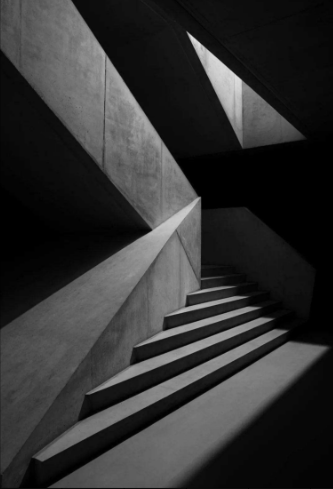
#> input picture computer_vision/基元检测/jiyuanjiance/基元检测/SUSAN算子/Hough-transform.png, 333 x 489 px
$ python 'Hough-tansform-检测直线圆椭圆.py'
#> lines starting #> are read from the running program, lines starting #| are printed output that depends on the picture; after the words box and inside, x2 and y2 are one past the last pixel; in counts of white or black regions, pixels touching at a corner belong together
# -*- coding: utf-8 -*-
"""
教学示例：Hough-tansform-检测直线圆椭圆

- 功能：演示 基元检测 中与“Hough-tansform-检测直线圆椭圆”相关的核心流程。
- 主要数据结构：通常使用 numpy 数组保存图像矩阵，必要时再用列表或字典保存统计结果。
- 这样设置的原因：把参数、卷积核和阈值显式写出来，便于零基础同学逐行观察修改前后的效果。
"""
from pathlib import Path

import cv2
import numpy as np


BASE_DIR = Path(__file__).resolve().parent

def local_path(name: str) -> str:
    """返回脚本目录下的资源路径，避免依赖当前工作目录。"""
    return str(BASE_DIR / name)
# [27 lines left out: function create_test_image, not called in this run]


def detect_lines(image):
    """
    函数1: 哈夫变换检测直线

    参数:
        image: 输入图像

    返回:
        result: 标记了直线的图像
        lines: 检测到的直线参数
    """
    print("\n" + "=" * 60)
    print("函数1: 哈夫直线检测")
    print("=" * 60)

    gray = cv2.cvtColor(image, cv2.COLOR_BGR2GRAY)
    edges = cv2.Canny(gray, 50, 150, apertureSize=3)

    # 标准哈夫变换检测直线
    lines = cv2.HoughLines(edges, 1, np.pi / 180, 150)

    result = image.copy()

    if lines is not None:
        print(f"检测到 {len(lines)} 条直线")
        for i, line in enumerate(lines):
            rho, theta = line[0]
            a = np.cos(theta)
            b = np.sin(theta)
            x0 = a * rho
            y0 = b * rho
            x1 = int(x0 + 1000 * (-b))
            y1 = int(y0 + 1000 * (a))
            x2 = int(x0 - 1000 * (-b))
            y2 = int(y0 - 1000 * (a))

            # 用不同颜色画直线
            color = (0, 0, 255)  # 红色
            cv2.line(result, (x1, y1), (x2, y2), color, 2)
    else:
        print("未检测到直线")

    return result, lines


def detect_circles(image):
    """
    函数2: 哈夫变换检测圆

    参数:
        image: 输入图像

    返回:
        result: 标记了圆的图像
        circles: 检测到的圆参数
    """
    print("\n" + "=" * 60)
    print("函数2: 哈夫圆检测")
    print("=" * 60)

    gray = cv2.cvtColor(image, cv2.COLOR_BGR2GRAY)
    blurred = cv2.medianBlur(gray, 5)

    # 哈夫圆检测
    circles = cv2.HoughCircles(blurred, cv2.HOUGH_GRADIENT, 1, 20,
                               param1=50, param2=30, minRadius=10, maxRadius=100)
    # #
    # circles = cv2.HoughCircles(blurred, cv2.HOUGH_GRADIENT, 1, 30,
    #                            param1=100, param2=50,  # 提高阈值
    #                            minRadius=15, maxRadius=150)

    result = image.copy()

    if circles is not None:
        circles = np.uint16(np.around(circles))
        num_circles = circles.shape[1]
        print(f"检测到 {num_circles} 个圆")

        for i, circle in enumerate(circles[0, :]):
            center = (circle[0], circle[1])
            radius = circle[2]

            # 画圆心（红色）
            cv2.circle(result, center, 1, (0, 0, 255), 3)
            # 画圆（绿色）
            cv2.circle(result, center, radius, (0, 255, 0), 2)
    else:
        print("未检测到圆")
        circles = None

    return result, circles


def detect_ellipses(image):
    """
    函数3: 检测椭圆（OpenCV没有直接的哈夫椭圆变换，使用轮廓拟合）

    参数:
        image: 输入图像

    返回:
        result: 标记了椭圆的图像
        ellipses: 检测到的椭圆参数
    """
    print("\n" + "=" * 60)
    print("函数3: 椭圆检测（基于轮廓拟合）")
    print("=" * 60)

    gray = cv2.cvtColor(image, cv2.COLOR_BGR2GRAY)
    _, binary = cv2.threshold(gray, 127, 255, cv2.THRESH_BINARY)

    # 查找轮廓
    contours, _ = cv2.findContours(binary, cv2.RETR_EXTERNAL, cv2.CHAIN_APPROX_SIMPLE)

    result = image.copy()
    ellipses = []

    print(f"找到 {len(contours)} 个轮廓")

    for i, contour in enumerate(contours):
        # 过滤太小的轮廓
        if len(contour) < 5:
            continue

        # 拟合椭圆
        try:
            ellipse = cv2.fitEllipse(contour)
            ellipses.append(ellipse)

            # 画椭圆（蓝色）
            cv2.ellipse(result, ellipse, (255, 0, 0), 2)

            # 画中心点（红色）
            center = (int(ellipse[0][0]), int(ellipse[0][1]))
            cv2.circle(result, center, 3, (0, 0, 255), -1)

        except:
            continue

    print(f"检测到 {len(ellipses)} 个椭圆")

    return result, ellipses


# [39 lines left out: function detect_ellipses_hough_like, not called in this run]


def main():
    """主函数 - 调用三个检测函数"""

    # # 创建测试图像
    # print("创建测试图像...")
    # img = create_test_image()
    # original = img.copy()
    # 读取图像
    img = cv2.imread(local_path("Hough-transform.png"))
#> img is the input picture: shape (489, 333, 3); min 0, max 223, mean 49.8
    # img = cv2.imread('circle.png')
    if img is None:
        print(f"错误：无法读取图像 {local_path('Hough-transform.png')}")
        return

    original = img.copy()
    print(f"图像尺寸: {img.shape}")
#| 图像尺寸: (489, 333, 3)


    # 显示原始图像
    cv2.imshow('0. 原始图像', original)

    # 1. 调用直线检测函数
    line_result, lines = detect_lines(img)
#> in detect_lines, `edges = cv2.Canny(gray, 50, 150, apertureSize=3)`:
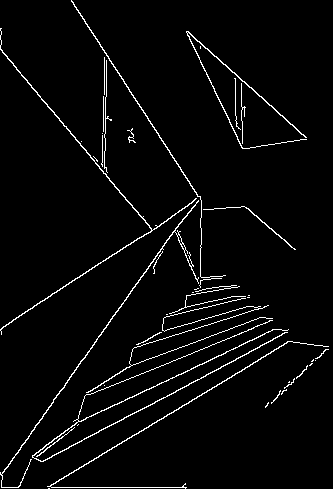
#> edges: shape (489, 333); 3.3% white in thin lines or dots
#> in detect_lines, `lines = cv2.HoughLines(edges, 1, np.pi / 180, 150)`: lines = [[427, 1.08], [274, 0.611], [31, 2.44], [441, 1.03], [-59, 2.57], [275, 0.995], [415, 1.13], [277, 0.628], [399, 1.19], [487, 1.57]]
#| 检测到 10 条直线
#> the loop in detect_lines, `for i, line in enumerate(lines):` made 10 passes
#> (rho, theta, a, b, x0, y0, x1, y1) on passes 1 to 10: (427, 1.08, 0.469, 0.883, 200.5, 377, -682, 846), (274, 0.611, 0.819, 0.574, 224.4, 157.2, -349, 976), (31, 2.44, -0.766, 0.643, -23.75, 19.93, -666, -746), (441, 1.03, 0.515, 0.857, 227.1, 378, -630, 893), (-59, 2.57, -0.839, 0.545, 49.48, -32.13, -495, -870), (275, 0.995, 0.545, 0.839, 149.8, 230.6, -688, 775), (415, 1.13, 0.423, 0.906, 175.4, 376.1, -730, 798), (277, 0.628, 0.809, 0.588, 224.1, 162.8, -363, 971), (399, 1.19, 0.375, 0.927, 149.5, 369.9, -777, 744), (487, 1.57, -4.37e-08, 1, -2.13e-05, 487, -1000, 486)
#> after the loop in detect_lines, `for i, line in enumerate(lines):`:
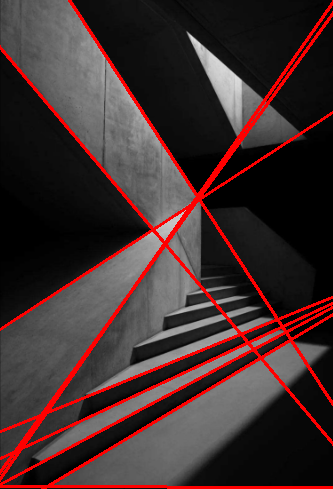
#> result: shape (489, 333, 3); 7.71% of pixels changed, all inside (x1, y1, x2, y2) = (0, 0, 333, 489)
    cv2.imshow('1. 直线检测', line_result)

    # 2. 调用圆检测函数
    circle_result, circles = detect_circles(img)
#> in detect_circles, `circles = cv2.HoughCircles(blurred, cv2.HOUGH_GRADIENT, 1, 20, param1=..`: circles = [[230.5, 286.5, 79.5], [214.5, 273.5, 71.9], [228.5, 253.5, 46.3], [179.5, 307.5, 49.9], [202.5, 337.5, 34.2], [214.5, 304.5, 29.1], [149.5, 313.5, 28.4], [185.5, 285.5, 41.9], [235.5, 314.5, 18.5], [208.5, 372.5, 15]]
#> in detect_circles, `circles = np.uint16(np.around(circles))`: circles = [[230, 286, 80], [214, 274, 72], [228, 254, 46], [180, 308, 50], [202, 338, 34], [214, 304, 29], [150, 314, 28], [186, 286, 42], [236, 314, 18], [208, 372, 15]]
#| 检测到 10 个圆
#> the loop in detect_circles, `for i, circle in enumerate(circles[0, :]):` made 10 passes
#> after the loop in detect_circles, `for i, circle in enumerate(circles[0, :]):`:
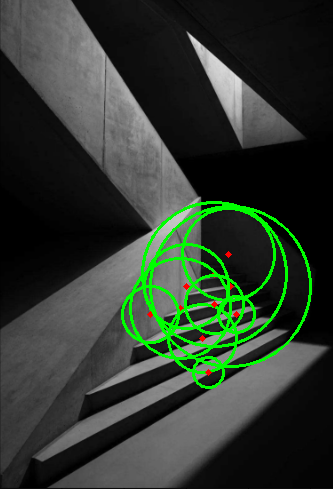
#> result: shape (489, 333, 3); 4.38% of pixels changed, all inside (x1, y1, x2, y2) = (121, 201, 312, 389)
    cv2.imshow('2. 圆检测', circle_result)

    # 3. 调用椭圆检测函数
    ellipse_result, ellipses = detect_ellipses(img)
#> in detect_ellipses, `_, binary = cv2.threshold(gray, 127, 255, cv2.THRESH_BINARY)`: binary: shape (489, 333); 7.7% white; 81 white regions (66 under 20 px)
#> in detect_ellipses, `contours, _ = cv2.findContours(binary, cv2.RETR_EXTERNAL, cv2.CHAIN_AP..`: contours = 81 contours, 69 with area under 20; largest, box (x1, y1, x2, y2) and area: (115, 197, 200, 282) 2107, (187, 32, 253, 129) 1700, (105, 57, 161, 158) 1688, (139, 334, 272, 408) 1363, (75, 18, 106, 113) 1207
#| 找到 81 个轮廓
#> the loop in detect_ellipses, `for i, contour in enumerate(contours):` made 81 passes
#> contour on passes 2, 3, 4, 5, 6, 7, 8, 9, 13, 16, 17, 18: [[138, 401], [139, 401]], [[92, 392]], [[94, 391]], [[223, 384], [222, 385]], [[253, 383]], [[226, 383]], [[257, 378], [259, 378]], [[249, 372], [250, 372]], [[168, 308]], [[171, 302], [171, 303]], [[164, 301]], [[171, 300], [172, 300]]
#> (ellipse, center) on passes 1, 10, 11, 12, 14, 15: (((134.3, 408.9), (3.36, 8.98), 53.69), (134, 408)), (((245.4, 375.8), (9.26, 26.43), 74.89), (245, 375)), (((177.7, 382.3), (11.46, 213.2), 63.24), (177, 382)), (((166.5, 357.8), (8.79, 215.7), 68.31), (166, 357)), (((190.8, 326.2), (5.83, 136.3), 72.88), (190, 326)), (((163.7, 306.6), (4.63, 7.81), 156.4), (163, 306))
#> after the loop in detect_ellipses, `for i, contour in enumerate(contours):`:
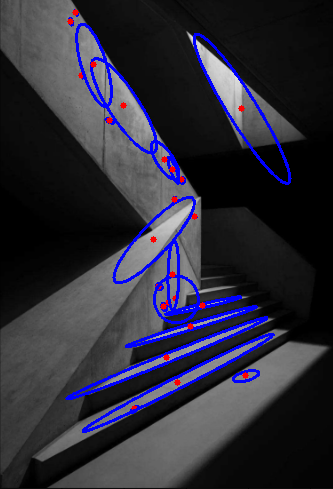
#> result: shape (489, 333, 3); 5.48% of pixels changed, all inside (x1, y1, x2, y2) = (65, 9, 292, 433)
#> after the loop in detect_ellipses, `for i, contour in enumerate(contours):`: ellipses = 24 items
#| 检测到 24 个椭圆
#> ellipses = 24 items
    cv2.imshow('3. 椭圆检测', ellipse_result)

    # 可选：使用备选椭圆检测
    # ellipse_result2, ellipses2 = detect_ellipses_hough_like(img)
    # cv2.imshow('3b. 椭圆检测(备选)', ellipse_result2)

    # 创建合并结果图
    combined = original.copy()

    # 画直线（红色）
    if lines is not None:
        for line in lines:
            rho, theta = line[0]
            a = np.cos(theta)
            b = np.sin(theta)
            x0 = a * rho
            y0 = b * rho
            x1 = int(x0 + 1000 * (-b))
            y1 = int(y0 + 1000 * (a))
            x2 = int(x0 - 1000 * (-b))
            y2 = int(y0 - 1000 * (a))
            cv2.line(combined, (x1, y1), (x2, y2), (0, 0, 255), 1)
#> this loop made 10 passes
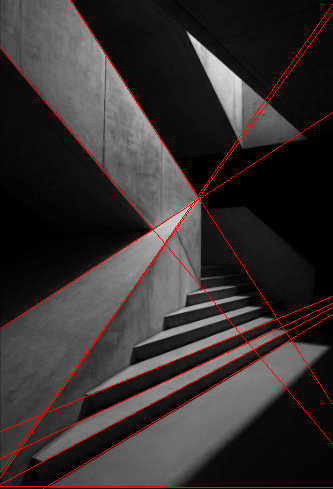
#> combined: shape (489, 333, 3); 2.23% of pixels changed, all inside (x1, y1, x2, y2) = (0, 0, 333, 489)

    # 画圆（绿色）
    if circles is not None:
        for circle in circles[0, :]:
            center = (circle[0], circle[1])
            radius = circle[2]
            cv2.circle(combined, center, radius, (0, 255, 0), 1)
#> this loop made 10 passes
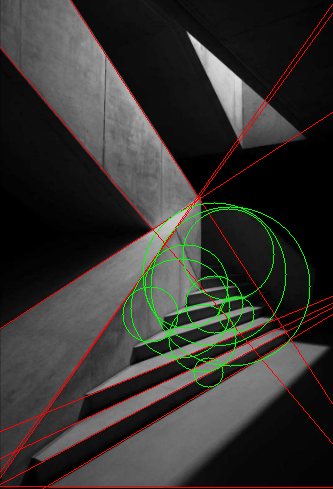
#> combined: shape (489, 333, 3); 1.38% of pixels changed, all inside (x1, y1, x2, y2) = (122, 202, 311, 388)

    # 画椭圆（蓝色）
    for ellipse in ellipses:
        cv2.ellipse(combined, ellipse, (255, 0, 0), 1)
#> this loop made 24 passes
#> ellipse on passes 1 to 12: ((134.3, 408.9), (3.36, 8.98), 53.69), ((245.4, 375.8), (9.26, 26.43), 74.89), ((177.7, 382.3), (11.46, 213.2), 63.24), ((166.5, 357.8), (8.79, 215.7), 68.31), ((190.8, 326.2), (5.83, 136.3), 72.88), ((163.7, 306.6), (4.63, 7.81), 156.4), ((168.3, 302.9), (2.39, 5.75), 167.9), ((202.8, 305.2), (3.94, 76.77), 76.68), ((158.9, 286.2), (5.9, 6.47), 151.9), ((175.8, 298.9), (43.82, 46.6), 0), ((172.9, 274.8), (10.9, 69.02), 1.48), ((194.7, 216.2), (1.89, 2.92), 118.8)
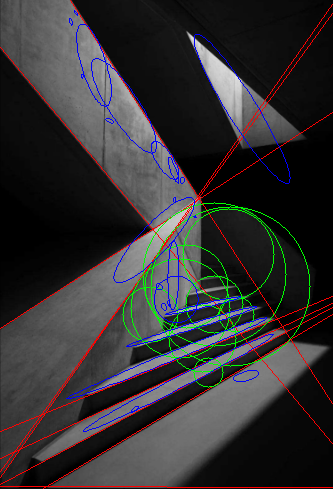
#> combined: shape (489, 333, 3); 1.65% of pixels changed, all inside (x1, y1, x2, y2) = (66, 10, 291, 432)

    cv2.imshow('4. 合并结果', combined)

    print("\n" + "=" * 60)
    print("检测完成，按任意键退出...")
    cv2.waitKey(0)
    cv2.destroyAllWindows()

    # [7 lines of commented-out code are left out]


# [9 lines left out: function print_detection_info, not called in this run]


if __name__ == "__main__":
    main()
